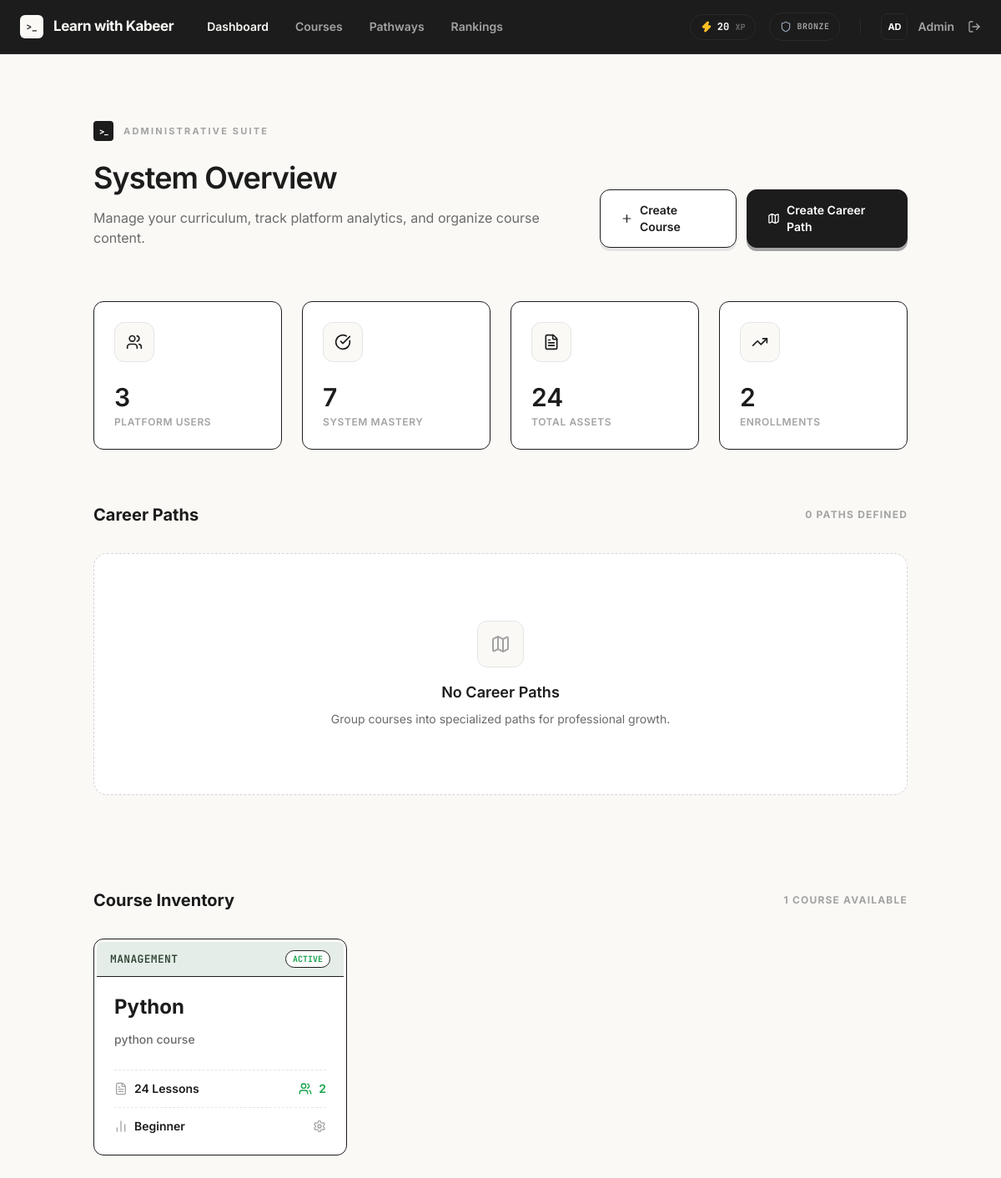
The app's page /admin (signed in), older data.
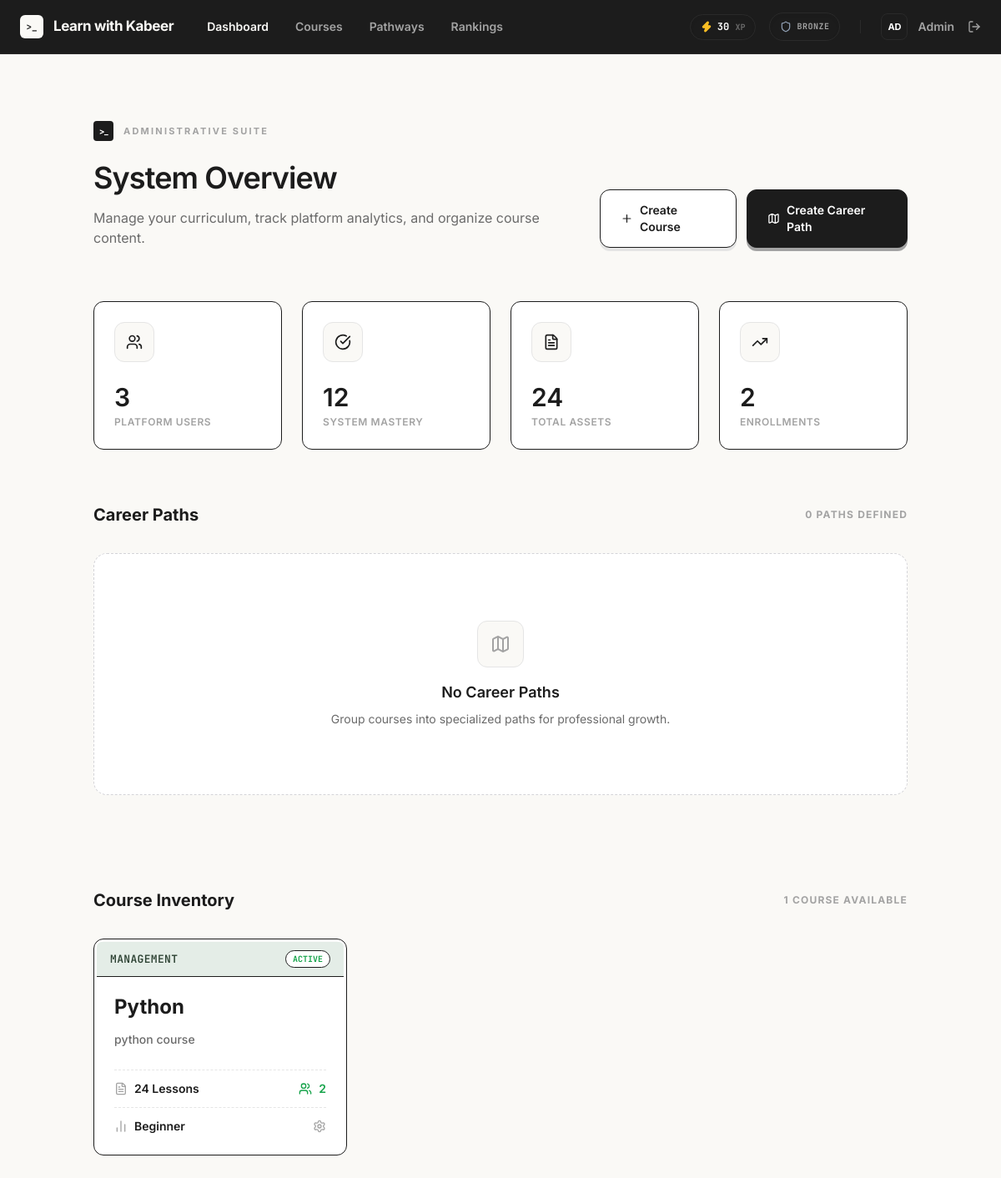
The same page, newer data.
### tables this page shows
CREATE TABLE users (
            id INTEGER PRIMARY KEY AUTOINCREMENT,
            name TEXT NOT NULL,
            email TEXT NOT NULL UNIQUE,
            password_hash TEXT NOT NULL,
            is_admin INTEGER NOT NULL DEFAULT 0,
            created_at TEXT NOT NULL DEFAULT CURRENT_TIMESTAMP
        , total_xp INTEGER NOT NULL DEFAULT 0, streak_current INTEGER NOT NULL DEFAULT 0, streak_max INTEGER NOT NULL DEFAULT 0, last_activity_at TEXT, league TEXT NOT NULL DEFAULT 'Bronze', privacy_public INTEGER NOT NULL DEFAULT 1);

### app.py (the view)
@app.route("/admin")
@login_required
@admin_required
def admin_dashboard():
    courses = database.get_course_library(g.user)
    career_paths = database.get_career_paths()
    stats = database.get_admin_stats()
    return render_template("admin/dashboard.html", courses=courses, career_paths=career_paths, stats=stats)

### app.py (called while the page is built)
def login_required(view):
    @wraps(view)
    def wrapped_view(**kwargs):
        if g.user is None:
            flash("Sign in to save your progress.", "info")
            return redirect(url_for("login", next=request.path))
        return view(**kwargs)
    return wrapped_view

def admin_required(view):
    @wraps(view)
    def wrapped_view(**kwargs):
        if g.user is None or not g.user["is_admin"]:
            abort(403)
        return view(**kwargs)
    return wrapped_view

@app.before_request
def load_logged_in_user():
    user_id = session.get("user_id")
    g.user = database.get_user_by_id(user_id) if user_id else None

@app.context_processor
def inject_template_helpers():
    return {
        "current_user": g.get("user"),
        "lesson_url": lesson_url,
    }

### database.py (called while the page is built)
def get_db():
    if "db" not in g:
        g.db = sqlite3.connect(current_app.config["DATABASE"])
        g.db.row_factory = sqlite3.Row
        g.db.execute("PRAGMA foreign_keys = ON")
    return g.db

def get_user_by_id(user_id):
    return get_db().execute("SELECT * FROM users WHERE id = ?", (user_id,)).fetchone()

### templates/admin/dashboard.html (shortened to what the changed rows need)
{% extends "base.html" %}
{% block content %}
<main class="flex-1 overflow-y-auto bg-[#FAF9F6] font-sans selection:bg-[#1C1C1C] selection:text-white pb-20">
    <div class="mx-auto max-w-5xl px-6 py-12 md:py-20">
        <header class="mb-16 flex flex-col items-start justify-between gap-8 md:flex-row md:items-end">
            <div class="max-w-2xl">
                <h1 class="text-3xl font-semibold tracking-tight text-[#1C1C1C] sm:text-4xl">
                    System Overview
                </h1>
            </div>
        </header>
        <div class="mb-16 grid gap-6 sm:grid-cols-2 lg:grid-cols-4">
            <div class="flex flex-col justify-between rounded-xl border border-[#1C1C1C] bg-white p-6 transition-all duration-200 ease-out hover:-translate-y-1 hover:translate-x-1 hover:shadow-[-6px_6px_0_0_#1C1C1C]">
                <div>
                    <h3 class="text-3xl font-semibold text-[#1C1C1C]">{{ stats.total_completions }}</h3>
                    <p class="mt-1 text-xs font-semibold uppercase tracking-wider text-[#A3A3A3]">System Mastery</p>
                </div>
            </div>
        </div>
        <div class="mb-20 space-y-8">
            <div class="flex items-center justify-between">
                <h2 class="text-xl font-bold text-[#1C1C1C]">Career Paths</h2>
            </div>
        </div>
        <div class="space-y-8">
            <div class="flex items-center justify-between">
                <h2 class="text-xl font-bold text-[#1C1C1C]">Course Inventory</h2>
            </div>
            <div class="grid gap-8 md:grid-cols-2 lg:grid-cols-3">
                {% for course in courses %}
                    {% set themes = [
                        {'bg': 'bg-[#E4EDE7]', 'text': 'text-[#2D4233]'},
                        {'bg': 'bg-[#F4EBE1]', 'text': 'text-[#543E2C]'},
                        {'bg': 'bg-[#E2E8F0]', 'text': 'text-[#0F172A]'}
                    ] %}
                    {% set theme = themes[loop.index0 % 3] %}
                    <div class="group relative flex h-full flex-col rounded-xl border border-[#1C1C1C] bg-white transition-all duration-200 ease-out hover:-translate-y-1 hover:translate-x-1 hover:shadow-[-6px_6px_0_0_#1C1C1C]">
                        <div class="flex flex-col flex-grow px-6 pb-6 pt-5">
                            <h2 class="mb-3 text-2xl font-bold text-[#1C1C1C]">{{ course.title }}</h2>
                        </div>
                    </div>
                {% endfor %}
            </div>
        </div>
    </div>
</main>
{% endblock %}

### templates/base.html (shortened to what the changed rows need)
<!DOCTYPE html>
<html lang="en">
<head>
    <script src="https://cdn.tailwindcss.com?plugins=typography"></script>
</head>
<body class="h-screen overflow-hidden bg-gray-50 text-gray-900 font-sans antialiased flex flex-col">
    <nav class="sticky top-0 z-50 flex-none border-b border-[#2A2A2A] bg-[#1C1C1C] px-6 transition-all duration-300">
        <div class="mx-auto flex h-16 max-w-6xl items-center justify-between">
            <div class="flex items-center gap-6">
                <div class="flex items-center gap-6 text-sm font-semibold text-[#A3A3A3]">
                    {% if current_user %}
                        <div class="hidden items-center gap-4 md:flex">
                            <div class="flex items-center gap-1.5 rounded-full border border-[#2A2A2A] bg-[#1C1C1C] px-3 py-1.5 shadow-inner">
                                <i data-lucide="zap" class="h-3.5 w-3.5 fill-amber-400 text-amber-400"></i>
                                <span class="font-mono text-xs font-bold text-white">{{ current_user.total_xp }} <span class="text-[10px] text-[#6B6B6B]">XP</span></span>
                            </div>
                            <div class="flex items-center gap-1.5 rounded-full border border-[#2A2A2A] bg-[#1C1C1C] px-3 py-1.5 shadow-inner">
                                <i data-lucide="shield" class="h-3.5 w-3.5 text-slate-400"></i>
                                <span class="font-mono text-[10px] font-bold uppercase tracking-wider text-[#A3A3A3]">{{ current_user.league }}</span>
                            </div>
                        </div>
                        <div class="flex items-center gap-4">
                            <a href="{{ url_for('settings') }}" class="group flex items-center gap-3 transition-colors hover:text-white">
                                <div class="flex h-8 w-8 items-center justify-center rounded-lg border border-[#2A2A2A] bg-[#1C1C1C] text-[11px] font-bold text-white transition-all group-hover:border-white/20">
                                    {{ current_user.name[:2].upper() }}
                                </div>
                                <span class="text-sm font-semibold">{{ current_user["name"].split(' ')[0] }}</span>
                            </a>
                            <form action="{{ url_for('logout') }}" method="post" class="inline">
                                <button type="submit" class="flex items-center gap-2 transition-colors hover:text-[#FAF9F6]" title="Sign Out">
                                    <i data-lucide="log-out" class="h-4 w-4"></i>
                                </button>
                            </form>
                        </div>
                    {% endif %}
                </div>
            </div>
        </div>
    </nav>
    {% block content %}{% endblock %}
</body>
</html>

Row changes from the older to the newer data that the page shows:
changed users "Admin": total_xp "20" → "30"
Text that changed along with them:
{{ stats.total_completions }}: "7" → "12"
